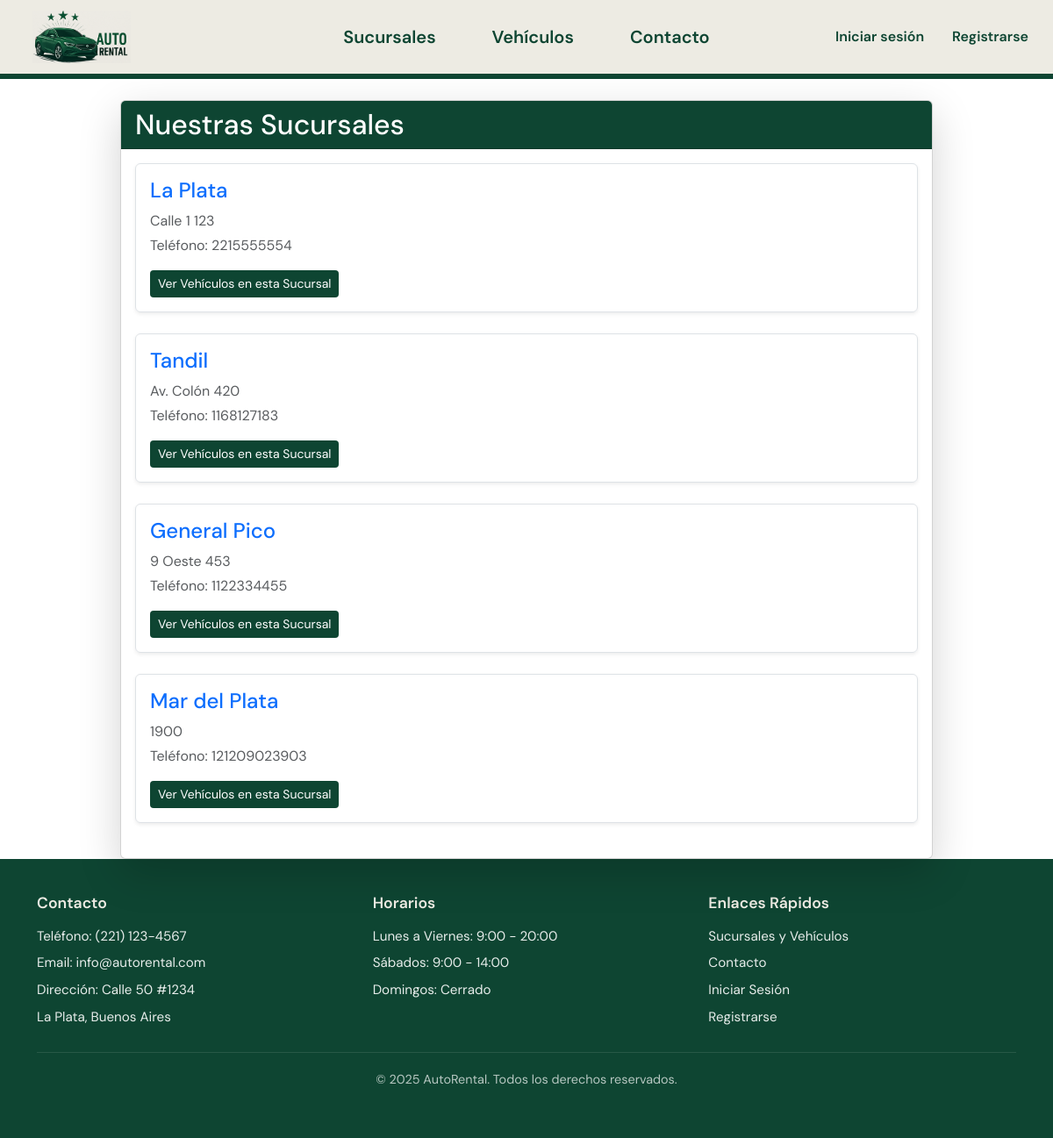
The app's page /sucursales/ with its own data.
### sucursales/models.py (models this page shows, shortened)
class Sucursal(models.Model):
    nombre = models.CharField(max_length=100)
    direccion = models.CharField(max_length=200)
    telefono = models.CharField(max_length=20)
    class Meta:
        verbose_name_plural = "Sucursales"

### sucursales/views.py (the view)
# urls.py: path('', views.SucursalListView.as_view(), name='lista_sucursales'),
class SucursalListView(ListView):
    model = Sucursal
    template_name = 'sucursales/sucursal_list.html'
    context_object_name = 'sucursales'
    queryset = Sucursal.objects.all().prefetch_related('vehiculos_en_sucursal')

### sucursales/templates/sucursales/sucursal_list.html (shortened to what this page needs)
{% extends 'home/base.html' %}
{% block content %}
<div class="row justify-content-center">
    <div class="col-md-10">
        <div class="card shadow-lg">
            <div class="card-header text-white" style="background-color: #0e4532;">
                <h2 class="mb-0">Nuestras Sucursales</h2>
            </div>
            <div class="card-body">
                {% if sucursales %}
                    <ul class="list-unstyled">
                        {% for sucursal in sucursales %}
                            <li class="mb-4 p-3 border rounded shadow-sm">
                                <h4>
                                    <a href="{% url 'sucursales:vehiculos_por_sucursal' sucursal.id %}" class="text-decoration-none text-primary">
                                        {{ sucursal.nombre }}
                                    </a>
                                </h4>
                                <p class="text-muted mb-1">{{ sucursal.direccion }}</p>
                                <p class="text-muted">Teléfono: {{ sucursal.telefono }}</p>
                                <a href="{% url 'sucursales:vehiculos_por_sucursal' sucursal.id %}" class="btn btn-sm text-white" style="background-color: #0e4532;">
                                    Ver Vehículos en esta Sucursal
                                </a>
                            </li>
                        {% endfor %}
                    </ul>
                {% else %}
                    <p>No hay sucursales disponibles en este momento.</p>
                    <p>Por favor, añade algunas desde el <a href="{% url 'admin:index' %}">panel de administración</a>.</p>
                {% endif %}
            </div>
        </div>
    </div>
</div>
{% endblock %}

### static/home/styles.css (style rules this page uses)
body { font-family: 'DM Sans', sans-serif; margin: 0; padding: 0; min-height: 100vh; display: flex; flex-direction: column; }

### records on screen
Sucursal: nombre "La Plata", direccion "Calle 1 123", telefono "2215555554"
Sucursal: nombre "Tandil", direccion "Av. Colón 420", telefono "1168127183"
Sucursal: nombre "General Pico", direccion "9 Oeste 453", telefono "1122334455"
Sucursal: nombre "Mar del Plata", direccion "1900", telefono "121209023903"
